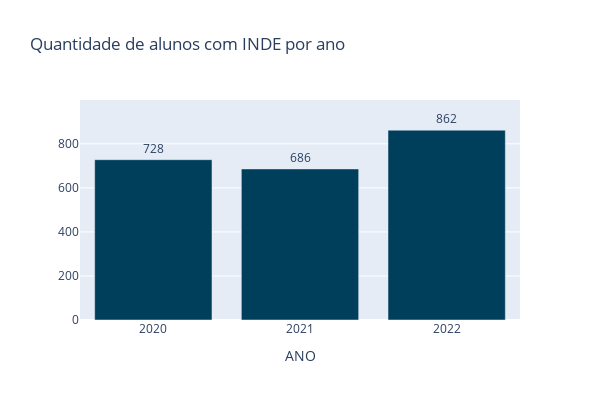

The notebook cell this image was saved under:
### Code cell
fig = px.bar(contagem_com_inde, x=contagem_com_inde.index, y=contagem_com_inde.values, text=contagem_com_inde.values, title='Quantidade de alunos com INDE por ano')

fig.update_traces(textposition='outside')  # Mostrar rótulos fora das barras
fig.update_layout(
    height=400,
    width=600,
    yaxis_title=None,
    yaxis=dict(range=[0, 999])
)

fig.show()
fig.write_html('../reports/figures/alunos_por_ano.html')

### Figure 1 — Plotly figure (JSON) as saved in the notebook; plotly's stock layout.template omitted (floating-point values rounded to 4 significant figures)
{"data": [{"alignmentgroup": "True", "hovertemplate": "ANO=%{x}<br>y=%{y}<br>text=%{text}<extra></extra>", "legendgroup": "", "marker": {"color": "#003f5c", "pattern": {"shape": ""}}, "name": "", "offsetgroup": "", "orientation": "v", "showlegend": false, "text": [728, 686, 862], "textposition": "outside", "type": "bar", "x": ["2020", "2021", "2022"], "xaxis": "x", "y": [728, 686, 862], "yaxis": "y"}], "layout": {"barmode": "relative", "height": 400, "legend": {"tracegroupgap": 0}, "title": {"text": "Quantidade de alunos com INDE por ano"}, "width": 600, "xaxis": {"anchor": "y", "domain": [0, 1], "title": {"text": "ANO"}}, "yaxis": {"anchor": "x", "domain": [0, 1], "range": [0, 999], "title": {}}}}
